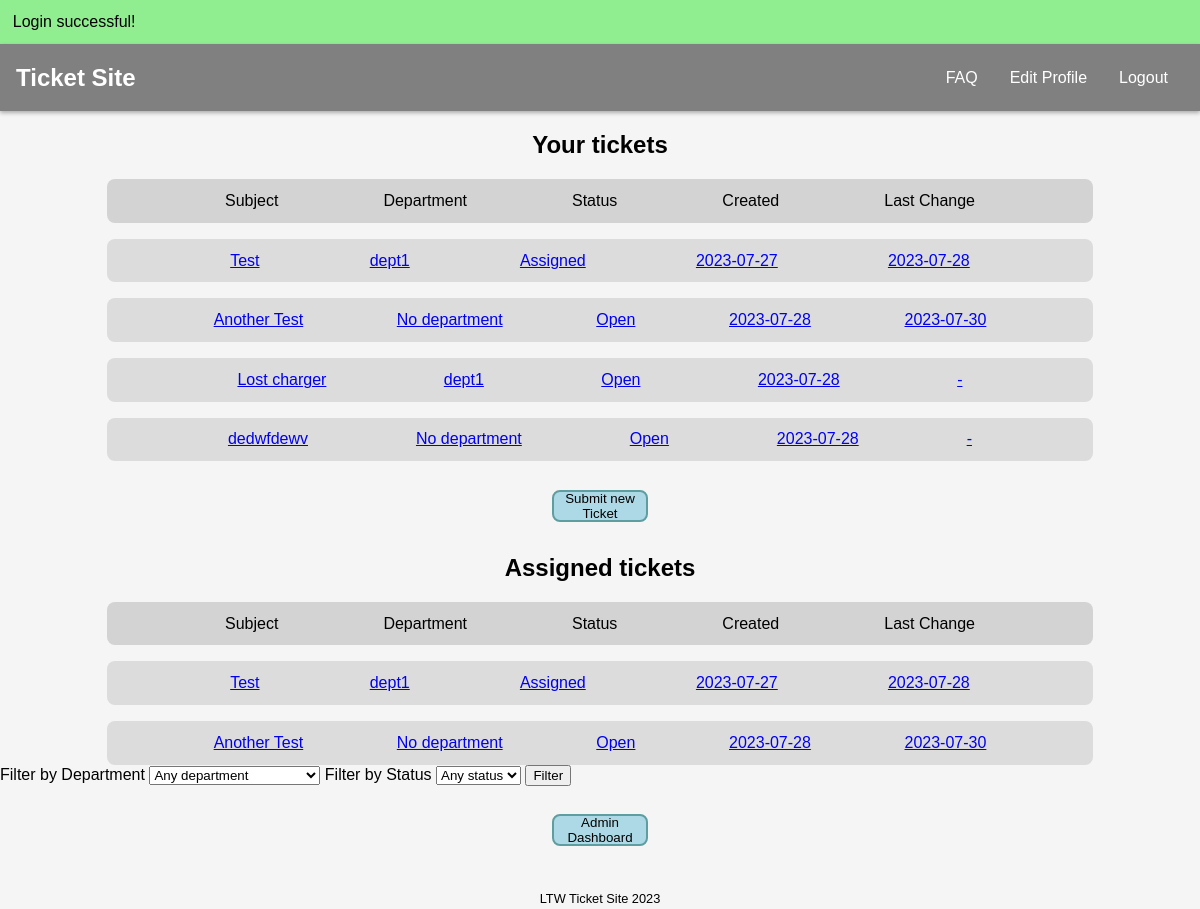
Screenshot of /pages (signed in) with the database file from the repository.
### tables this page shows
CREATE TABLE tickets (
    id INTEGER PRIMARY KEY AUTOINCREMENT,
    subject TEXT NOT NULL,
    content TEXT,
    created DATE NOT NULL,
    updated DATE,
    submitter_id INTEGER NOT NULL,
    assignee_id INTEGER,
    department_id INTEGER,
    status_id INTEGER NOT NULL,
    FOREIGN KEY (submitter_id) REFERENCES users(id),
    FOREIGN KEY (assignee_id) REFERENCES users(id),
    FOREIGN KEY (department_id) REFERENCES departments(id),
    FOREIGN KEY (status_id) REFERENCES status(id)
);

CREATE TABLE departments (
    id INTEGER PRIMARY KEY AUTOINCREMENT,
    name TEXT NOT NULL
);

CREATE TABLE status (
    id INTEGER PRIMARY KEY AUTOINCREMENT,
    name TEXT NOT NULL
);

### database/classes/ticket.class.php (called while the page is built, shortened)
<?php
    require_once('department.class.php');
    class Ticket {
        public function __construct(int $id, string $subject, ?string $content, string $created, ?string $updated, int $submitter_id,
                                    ?int $assignee_id, $department_id, int $status_id) {
            $this->id = $id;
            $this->subject = $subject;
            $this->created = $created;
            $this->updated = $updated;
            $this->department_id = $department_id === "" ? null : $department_id;
            $this->status_id = $status_id;
        }
        static function getUserTickets(PDO $db, int $user_id) : array {
            $stmt = $db->prepare('SELECT * FROM tickets WHERE submitter_id = ?');
            $stmt->execute(array($user_id));
            $tickets = array();
            while ($ticket = $stmt->fetch()) {
                $tickets[] = new Ticket($ticket['id'], $ticket['subject'], $ticket['content'],
                                        $ticket['created'], $ticket['updated'],
                                        $ticket['submitter_id'], $ticket['assignee_id'],
                                        $ticket['department_id'], $ticket['status_id']);
            }
            return $tickets;
        }
        static function getAgentTickets(PDO $db, int $agent) : array {
            $stmt = $db->prepare('SELECT t.id, t.subject, t.content, t.submitter_id, t.assignee_id, t.department_id, t.status_id, t.created, t.updated
                                FROM tickets t LEFT JOIN departments d ON t.department_id = d.id LEFT JOIN agent_departments ad
                                ON ad.department_id = d.id WHERE (ad.agent_id = ? OR t.assignee_id = ?)');
            $stmt->execute(array($agent, $agent));
            $tickets = array();
            while($ticket = $stmt->fetch()){
                $tickets[] = new Ticket($ticket['id'], $ticket['subject'], $ticket['content'],
                                        $ticket['created'], $ticket['updated'],
                                        $ticket['submitter_id'], $ticket['assignee_id'],
                                        $ticket['department_id'], $ticket['status_id']);
            }
            return $tickets;
        }
    }
?>

### database/classes/department.class.php (called while the page is built, shortened)
<?php
    class Department {
        static function getDepartmentName(PDO $db, int $id) : string {
            $stmt = $db->prepare('SELECT * FROM departments WHERE id = ?');
            $stmt->execute(array($id));
            $dept = $stmt->fetch();
            if($dept){
                return $dept['name'];
            }
            else return 'No department';
        }
    }
?>

### database/classes/status.class.php (called while the page is built, shortened)
<?php
    class Status {
        static function getStatusName(PDO $db, int $id) : string {
            $stmt = $db->prepare('SELECT * FROM status WHERE id = ?');
            $stmt->execute(array($id));
            $status = $stmt->fetch();
            if($status){
                return $status['name'];
            }
            else return 'No defined Status';
        }
    }
?>

### utils/session.php (called while the page is built, shortened)
<?php
    class Session {
        public function getID() : ?int {
            return isset($_SESSION['id']) ? $_SESSION['id'] : null;
        }
    }

### templates/ticket.tpl.php (the view, shortened to what this page needs)
<?php
require_once('../database/classes/department.class.php');
require_once('../database/classes/status.class.php');
?>
<?php function drawTickets(PDO $db, array $tickets) { ?>
<div class="ticket_tables">
    <h2>Your tickets</h2>
    <ul>
        <li>Subject</li>
        <li>Department</li>
        <li>Status</li>
        <li>Created</li>
        <li>Last Change</li>
    </ul>
</div>
<div class="ticket_instance">
    <?php foreach($tickets as $ticket) { ?>
        <a href="../pages/ticket.php?id=<?=$ticket->id?>"><ul>
            <li><?=$ticket->subject?></li>
            <li><?=Department::getDepartmentName($db, intval($ticket->department_id))?></li>
            <li><?=Status::getStatusName($db, intval($ticket->status_id))?></li>
            <li><?=$ticket->created?></li>
            <li><?=$ticket->updated ?? '-'?></li>
        </ul></a>
    <?php } ?>
</div>
<?php } ?>
<?php function drawAgentTickets(PDO $db, array $tickets, array $departments, array $status) { ?>
<div class="ticket_tables">
    <h2>Assigned tickets</h2>
    <ul>
        <li>Subject</li>
        <li>Department</li>
        <li>Status</li>
        <li>Created</li>
        <li>Last Change</li>
    </ul>
</div>
<div class="ticket_instance">
    <?php foreach($tickets as $ticket) { ?>
        <a href="../pages/ticket.php?id=<?=$ticket->id?>"><ul>
            <li><?=$ticket->subject?></li>
            <li><?=Department::getDepartmentName($db, intval($ticket->department_id))?></li>
            <li><?=Status::getStatusName($db, intval($ticket->status_id))?></li>
            <li><?=$ticket->created?></li>
            <li><?=$ticket->updated ?? '-'?></li>
        </ul></a>
    <?php } ?>
</div>
<form>
    <label>
        Filter by Department
        <select id="department">
            <option value="" selected>Any department</option>
        </select>
    </label>
    <label>
        Filter by Status
        <select id="status">
        <option value="" selected>Any status</option>
        </select>
    </label>
    <button type="submit" id="submit_ticket_filter">Filter</button>
</form>
<?php } ?>

### css/style.css (style rules this page uses)
body { font-family: Arial, Helvetica, sans-serif; background-color: whitesmoke; margin: 0; padding: 0; }
.ticket_tables h2 { text-align: center; }
.ticket_tables ul { display: flex; list-style: none; justify-content: space-evenly; background-color: lightgrey; padding: 0.8rem; width: 80%; margin: 0 auto; border-radius: 0.5rem; }
.ticket_instance ul { background-color: gainsboro; width: 80%; margin: 0 auto; padding: 0.8rem; border-radius: 0.5rem; margin-top: 1rem; }
.ticket_instance a ul { display: flex; list-style: none; justify-content: space-evenly; }

### rows the page displays
tickets: subject "Test", department.name "dept1", status.name "Assigned", created "2023-07-27", updated "2023-07-28"
tickets: subject "Another Test", department_id "No department", status.name "Open", created "2023-07-28", updated "2023-07-30"
tickets: subject "Lost charger", department.name "dept1", status.name "Open", created "2023-07-28", updated "-"
tickets: subject "dedwfdewv", department_id "No department", status.name "Open", created "2023-07-28", updated "-"

### other values shown
$message['text'] "Login successful!"
$text "Submit new Ticket Admin Dashboard"
